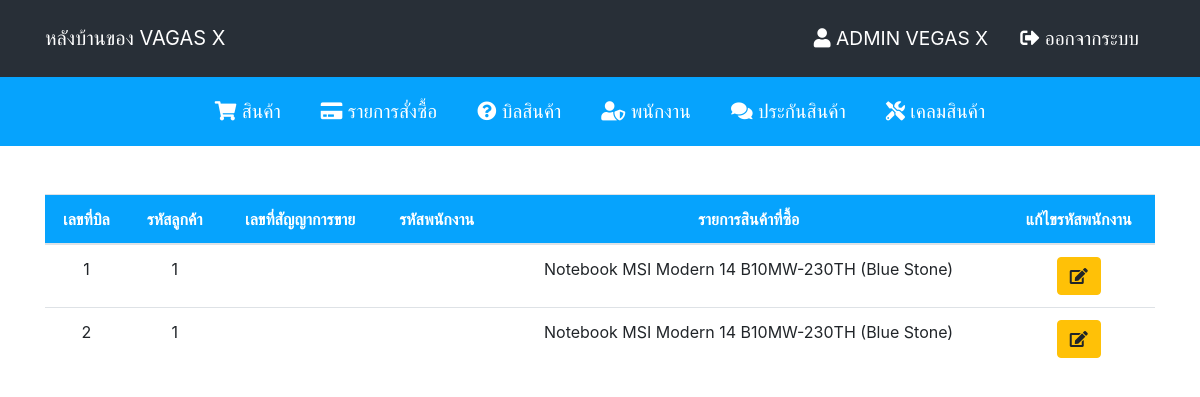
The app's page /admin/bill.php (signed in), older data.
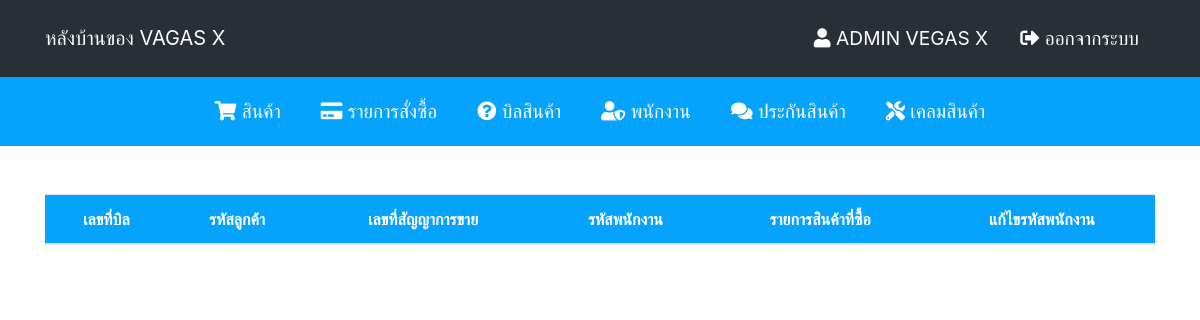
The same page, newer data.
### tables this page shows
CREATE TABLE `bills` (
  `bill_id` int(11) NOT NULL,
  `cilent_id` varchar(255) NOT NULL,
  `sale_id` varchar(255) NOT NULL,
  `employee_id` varchar(255) NOT NULL,
  `store_name` varchar(255) NOT NULL
);

### admin/bill.php (the view, shortened to what this page needs)
<?php
    include('../config/db.php');
?>
<!DOCTYPE html>
<html lang="en">
<head>
    <?php include('includes/css.php'); ?>
</head>
<body>
    <?php include('includes/navbar.php'); ?>
    <div class="container mt-5">
        <table class="table text-center">
            <thead class="table-custom">
                <tr>
                    <th>เลขที่บิล</th>
                    <th>รหัสลูกค้า</th>
                    <th>เลขที่สัญญาการขาย</th>
                    <th>รหัสพนักงาน</th>
                    <th>รายการสินค้าที่ซื้อ</th>
                    <th>แก้ไขรหัสพนักงาน</th>
                </tr>
            </thead>
            <tbody>
                <?php
                     $sql = "SELECT * FROM `bills`";
                     $query = mysqli_query($conn, $sql);
                     while($row = mysqli_fetch_array($query)) {
                ?>
                <tr>
                    <td><?= $row['bill_id']; ?></td>
                    <td><?= $row['cilent_id']; ?></td>
                    <td><?= $row['sale_id']; ?></td>
                    <td><?= $row['employee_id']; ?></td>
                    <td><?= $row['store_name']; ?></td>
                    <td><a href="#" data-toggle="modal" data-target="#editEmployee<?= $row['bill_id']; ?>" class="btn btn-warning"><i class="fas fa-edit"></i></a></td>
                </tr>
                <?php } ?>
            </tbody>
        </table>
    </div>
</body>
</html>

Row changes from the older to the newer data that the page shows:
removed bills: bill_id "1", cilent "1", store_name "Notebook MSI Modern 14 B10MW-230TH (Blue Stone)"
removed bills: bill_id "2", cilent "1", store_name "Notebook MSI Modern 14 B10MW-230TH (Blue Stone)"
